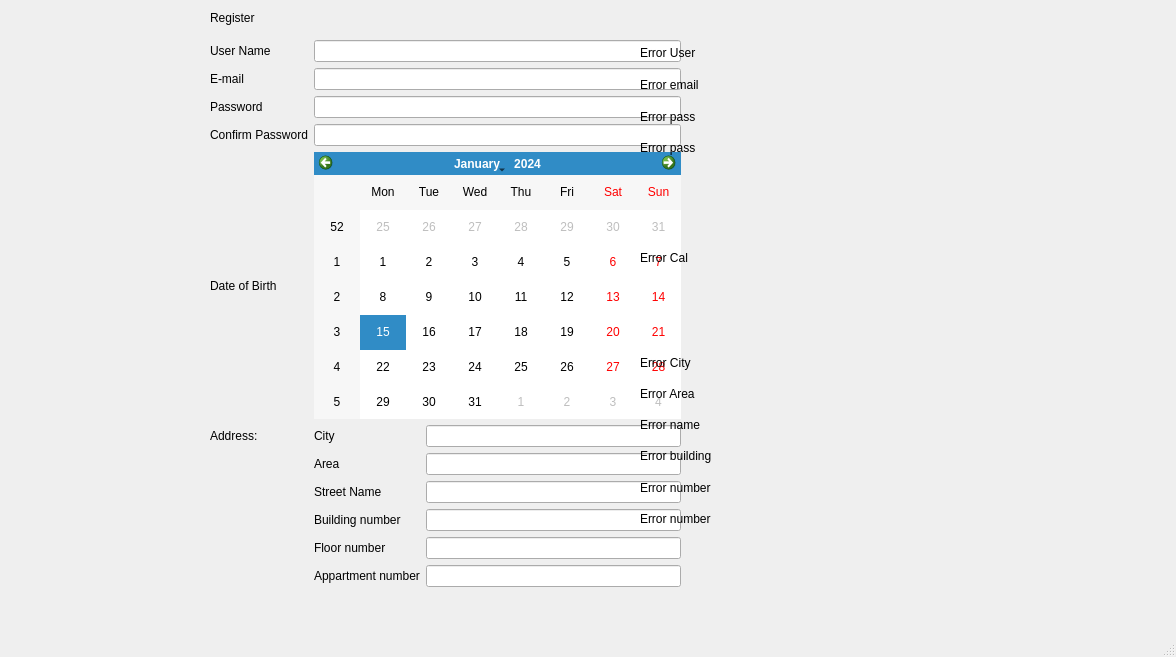
<?xml version="1.0" encoding="UTF-8"?>
<ui version="4.0">
 <class>Registeration</class>
 <widget class="QMainWindow" name="Registeration">
  <property name="geometry">
   <rect>
    <x>0</x>
    <y>0</y>
    <width>1176</width>
    <height>657</height>
   </rect>
  </property>
  <property name="windowTitle">
   <string>MainWindow</string>
  </property>
  <widget class="QWidget" name="centralwidget">
   <widget class="QLabel" name="label">
    <property name="geometry">
     <rect>
      <x>210</x>
      <y>10</y>
      <width>49</width>
      <height>16</height>
     </rect>
    </property>
    <property name="text">
     <string>Register</string>
    </property>
   </widget>
   <widget class="QWidget" name="gridLayoutWidget">
    <property name="geometry">
     <rect>
      <x>210</x>
      <y>40</y>
      <width>471</width>
      <height>547</height>
     </rect>
    </property>
    <layout class="QGridLayout" name="gridLayout">
     <item row="7" column="1">
      <widget class="QLabel" name="StreetNameLabel">
       <property name="text">
        <string>Street Name</string>
       </property>
      </widget>
     </item>
     <item row="3" column="0">
      <widget class="QLabel" name="label_5">
       <property name="text">
        <string>Confirm Password</string>
       </property>
      </widget>
     </item>
     <item row="5" column="2">
      <widget class="QLineEdit" name="lineEdit_10"/>
     </item>
     <item row="8" column="1">
      <widget class="QLabel" name="label_11">
       <property name="text">
        <string>Building number</string>
       </property>
      </widget>
     </item>
     <item row="10" column="1">
      <widget class="QLabel" name="label_13">
       <property name="text">
        <string>Appartment number</string>
       </property>
      </widget>
     </item>
     <item row="1" column="1" colspan="2">
      <widget class="QLineEdit" name="lineEdit_2"/>
     </item>
     <item row="0" column="0">
      <widget class="QLabel" name="label_2">
       <property name="text">
        <string>User Name</string>
       </property>
      </widget>
     </item>
     <item row="8" column="2">
      <widget class="QLineEdit" name="lineEdit_7"/>
     </item>
     <item row="7" column="2">
      <widget class="QLineEdit" name="lineEdit_8"/>
     </item>
     <item row="5" column="0">
      <widget class="QLabel" name="label_7">
       <property name="text">
        <string>Address:</string>
       </property>
      </widget>
     </item>
     <item row="6" column="1">
      <widget class="QLabel" name="label_9">
       <property name="text">
        <string>Area</string>
       </property>
      </widget>
     </item>
     <item row="1" column="0">
      <widget class="QLabel" name="label_3">
       <property name="text">
        <string>E-mail</string>
       </property>
      </widget>
     </item>
     <item row="10" column="2">
      <widget class="QLineEdit" name="lineEdit_5"/>
     </item>
     <item row="2" column="0">
      <widget class="QLabel" name="label_4">
       <property name="text">
        <string>Password</string>
       </property>
      </widget>
     </item>
     <item row="5" column="1">
      <widget class="QLabel" name="label_8">
       <property name="text">
        <string>City </string>
       </property>
      </widget>
     </item>
     <item row="4" column="1" colspan="2">
      <widget class="QCalendarWidget" name="calendarWidget"/>
     </item>
     <item row="9" column="1">
      <widget class="QLabel" name="label_12">
       <property name="text">
        <string>Floor number</string>
       </property>
      </widget>
     </item>
     <item row="9" column="2">
      <widget class="QLineEdit" name="lineEdit_6"/>
     </item>
     <item row="3" column="1" colspan="2">
      <widget class="QLineEdit" name="lineEdit_4"/>
     </item>
     <item row="2" column="1" colspan="2">
      <widget class="QLineEdit" name="lineEdit_3"/>
     </item>
     <item row="6" column="2">
      <widget class="QLineEdit" name="lineEdit_9"/>
     </item>
     <item row="4" column="0">
      <widget class="QLabel" name="label_6">
       <property name="text">
        <string>Date of Birth</string>
       </property>
      </widget>
     </item>
     <item row="0" column="1" colspan="2">
      <widget class="QLineEdit" name="lineEdit"/>
     </item>
    </layout>
   </widget>
   <widget class="QLabel" name="label_20">
    <property name="geometry">
     <rect>
      <x>640</x>
      <y>250</y>
      <width>61</width>
      <height>16</height>
     </rect>
    </property>
    <property name="text">
     <string>Error Cal</string>
    </property>
   </widget>
   <widget class="QWidget" name="verticalLayoutWidget">
    <property name="geometry">
     <rect>
      <x>640</x>
      <y>40</y>
      <width>160</width>
      <height>121</height>
     </rect>
    </property>
    <layout class="QVBoxLayout" name="verticalLayout">
     <item>
      <widget class="QLabel" name="label_14">
       <property name="text">
        <string>Error User</string>
       </property>
      </widget>
     </item>
     <item>
      <widget class="QLabel" name="label_16">
       <property name="text">
        <string>Error email</string>
       </property>
      </widget>
     </item>
     <item>
      <widget class="QLabel" name="label_18">
       <property name="text">
        <string>Error pass</string>
       </property>
      </widget>
     </item>
     <item>
      <widget class="QLabel" name="label_15">
       <property name="text">
        <string>Error pass</string>
       </property>
      </widget>
     </item>
    </layout>
   </widget>
   <widget class="QWidget" name="verticalLayoutWidget_2">
    <property name="geometry">
     <rect>
      <x>640</x>
      <y>350</y>
      <width>160</width>
      <height>181</height>
     </rect>
    </property>
    <layout class="QVBoxLayout" name="verticalLayout_2">
     <item>
      <widget class="QLabel" name="label_17">
       <property name="text">
        <string>Error City</string>
       </property>
      </widget>
     </item>
     <item>
      <widget class="QLabel" name="label_25">
       <property name="text">
        <string>Error Area</string>
       </property>
      </widget>
     </item>
     <item>
      <widget class="QLabel" name="label_26">
       <property name="text">
        <string>Error name</string>
       </property>
      </widget>
     </item>
     <item>
      <widget class="QLabel" name="label_27">
       <property name="text">
        <string>Error building</string>
       </property>
      </widget>
     </item>
     <item>
      <widget class="QLabel" name="label_24">
       <property name="text">
        <string>Error number</string>
       </property>
      </widget>
     </item>
     <item>
      <widget class="QLabel" name="label_23">
       <property name="text">
        <string>Error number</string>
       </property>
      </widget>
     </item>
    </layout>
   </widget>
  </widget>
  <widget class="QMenuBar" name="menubar">
   <property name="geometry">
    <rect>
     <x>0</x>
     <y>0</y>
     <width>1176</width>
     <height>25</height>
    </rect>
   </property>
  </widget>
  <widget class="QStatusBar" name="statusbar"/>
 </widget>
 <resources/>
 <connections/>
</ui>
